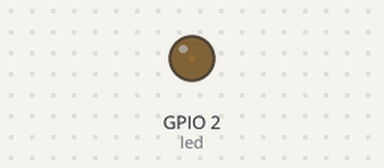
Recording of a program running on a simulated ESP32 board running MicroPython. Shown: output pins drawn as LEDs (lit = HIGH).

Above: at 0.05 s.
At 0.85 s:
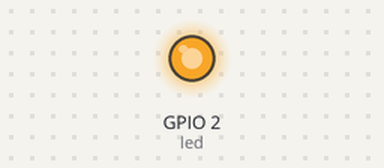
At 1.35 s:
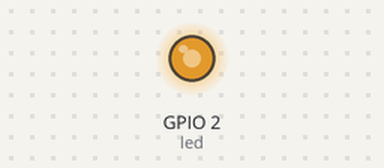
At 1.7 s:
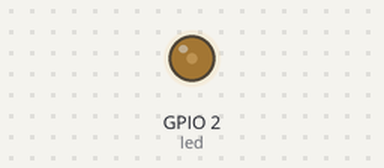
Timing chart, 0 to 4.6 s (numbered marks = the images above):
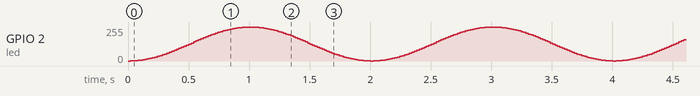

The program:

test3_atmen_sinus.py
```python
# Testprogramm 3: LED an GPIO 2 (D2) atmet sinusfoermig, ein Atemzug je 2 Sekunden (0,5 Hz).
# PWM: duty(0) = aus, duty(1023) = voll hell. Die Helligkeit folgt einer angehobenen Kosinuskurve.
import machine
import time
import math

led = machine.PWM(machine.Pin(2), freq=1000)
PERIODE = 2.0          # Sekunden je Atemzug
SCHRITTE = 100         # Stuetzstellen je Atemzug

while True:
    for i in range(SCHRITTE):
        helligkeit = (1 - math.cos(2 * math.pi * i / SCHRITTE)) / 2   # 0 .. 1 .. 0, weich
        led.duty(int(1023 * helligkeit))
        time.sleep(PERIODE / SCHRITTE)
```
